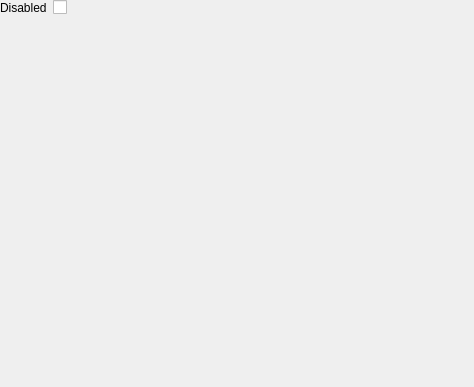
<?xml version="1.0" encoding="UTF-8"?>
<ui version="4.0">
 <class>SliderSettingsForm</class>
 <widget class="QWidget" name="SliderSettingsForm">
  <property name="geometry">
   <rect>
    <x>0</x>
    <y>0</y>
    <width>474</width>
    <height>387</height>
   </rect>
  </property>
  <property name="windowTitle">
   <string>Form</string>
  </property>
  <widget class="QWidget" name="formLayoutWidget">
   <property name="geometry">
    <rect>
     <x>0</x>
     <y>0</y>
     <width>361</width>
     <height>331</height>
    </rect>
   </property>
   <layout class="QFormLayout" name="formLayout">
    <item row="0" column="0">
     <widget class="QLabel" name="disabledLabel">
      <property name="text">
       <string>Disabled</string>
      </property>
     </widget>
    </item>
    <item row="0" column="1">
     <widget class="QCheckBox" name="disabledCheckBox"/>
    </item>
   </layout>
  </widget>
 </widget>
 <resources/>
 <connections/>
</ui>
